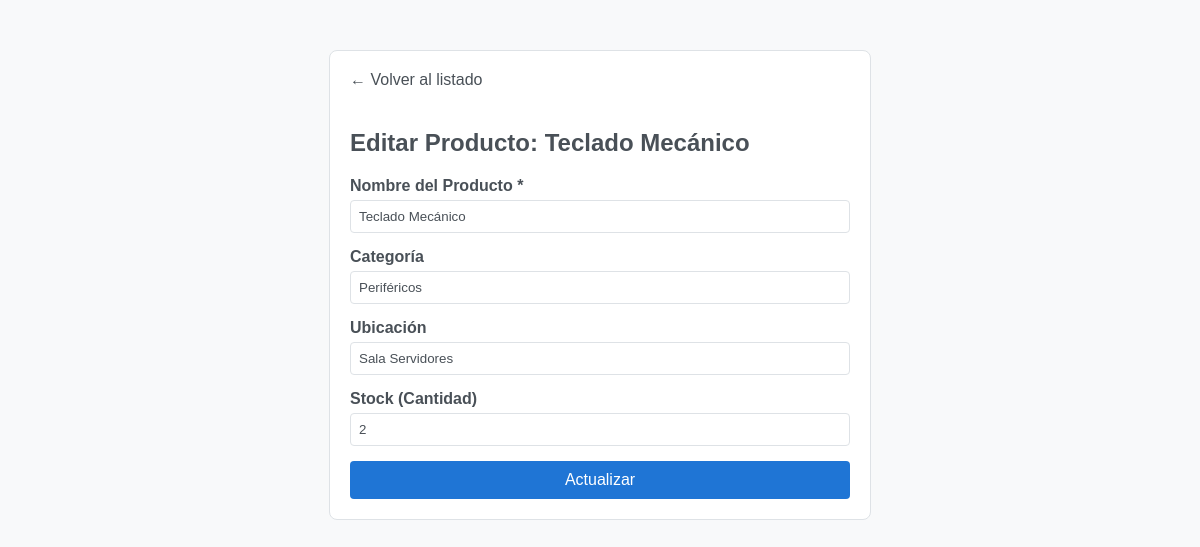
Page /items_form.php?id=4 (signed in) on the committed database.
### tables this page shows
CREATE TABLE IF NOT EXISTS items (
    id INT AUTO_INCREMENT PRIMARY KEY,
    nombre VARCHAR(100) NOT NULL,
    categoria VARCHAR(50),
    ubicacion VARCHAR(50),
    stock INT DEFAULT 0
);

### app/utils.php (called while the page is built, shortened)
<?php
function e($texto) {
    return htmlspecialchars($texto, ENT_QUOTES, 'UTF-8');
}

### public/items_form.php (the view, shortened to what this page needs)
<?php
require_once __DIR__ . '/../app/pdo.php';
require_once __DIR__ . '/../app/utils.php';
$id = $_GET['id'] ?? null;
$nombre = '';
$categoria = '';
$ubicacion = '';
$stock = 0;
$titulo = 'Nuevo Producto';
$texto_boton = 'Guardar';
if ($id) {
    $stmt = $pdo->prepare("SELECT * FROM items WHERE id = :id");
    $stmt->execute([':id' => $id]);
    $item = $stmt->fetch();
    $nombre = $item['nombre'];
    $categoria = $item['categoria'];
    $ubicacion = $item['ubicacion'];
    $stock = $item['stock'];
    $titulo = 'Editar Producto: ' . e($nombre);
    $texto_boton = 'Actualizar';
}
?>
<!DOCTYPE html>
<html lang="es">
<head>
    <link rel="stylesheet" href="css/styles.css">
</head>
<body>
    <div class="form-container">
        <a href="index.php" class="btn-back">← Volver al listado</a>
        <h2><?= $titulo ?></h2>
        <form method="POST" action="">
            <div class="form-group">
                <label>Nombre del Producto *</label>
                <input type="text" name="nombre" value="<?= e($nombre) ?>" required autofocus>
            </div>
            <div class="form-group">
                <label>Categoría</label>
                <input type="text" name="categoria" value="<?= e($categoria) ?>">
            </div>
            <div class="form-group">
                <label>Ubicación</label>
                <input type="text" name="ubicacion" value="<?= e($ubicacion) ?>">
            </div>
            <div class="form-group">
                <label>Stock (Cantidad)</label>
                <input type="number" name="stock" value="<?= e($stock) ?>" min="0">
            </div>
            <button type="submit" class="btn-submit"><?= $texto_boton ?></button>
        </form>
    </div>
</body>
</html>

### public/css/styles.css (style rules this page uses)
:root { --fondo-cuerpo: #f8f9fa; --fondo-tarjeta: #ffffff; --fondo-input: #ffffff; --texto-principal: #495057; --borde: #dee2e6; --azul-marca: #1f75d5; --sombra: rgba(0, 0, 0, 0.05); }
body { font-family: 'Verdana', sans-serif; background-color: var(--fondo-cuerpo); color: var(--texto-principal); margin: 0; padding: 0; }
.btn, button { padding: 10px 15px; border-radius: 4px; text-decoration: none; display: inline-block; font-size: 0.9rem; border: none; cursor: pointer; transition: opacity 0.3s; color: white !important; }
.btn-primary, button[type="submit"] { background-color: var(--azul-marca) !important; }
input, select { background-color: var(--fondo-input); color: var(--texto-principal); border: 1px solid var(--borde); padding: 8px; border-radius: 4px; width: 100%; }

### public/items_form.php (style rules this page uses)
.form-container { max-width: 500px; margin: 50px auto; padding: 20px; border: 1px solid var(--borde); border-radius: 8px; background: var(--fondo-tarjeta); }
.form-group { margin-bottom: 15px; }
label { display: block; margin-bottom: 5px; font-weight: bold; color: var(--texto-principal); }
input[type="text"], input[type="number"] { width: 100%; box-sizing: border-box; }
.btn-submit { background-color: var(--ok-verde); color: white; padding: 10px 15px; border: none; cursor: pointer; border-radius: 4px; width: 100%; font-size: 16px; }
.btn-back { display: inline-block; margin-bottom: 20px; color: var(--texto-principal); text-decoration: none; }

### rows in the picture
items: nombre "Editar Producto: Teclado Mecánico", nombre "Teclado Mecánico", categoria "Periféricos", ubicacion "Sala Servidores", stock "2"

### other values in the picture
$texto_boton "Actualizar"
